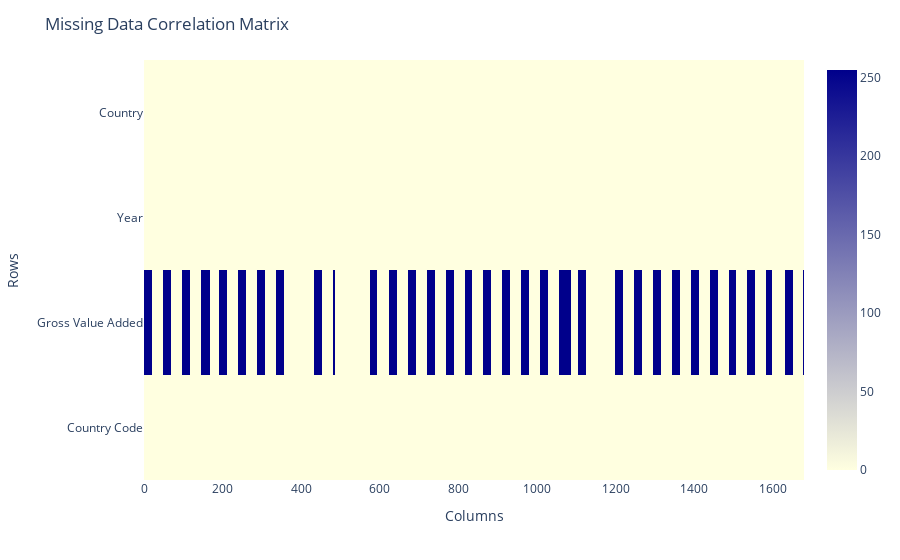

This figure's notebook cell:
### Code cell
import missingno as msno
import plotly.express as px

# Visualize the missing values as a matrix and define a function for later use
def display_missing(dataset):
    # # Convert Period objects to strings if there are any in the dataset (there are none in this dataset but it might e in others)
    dataset = dataset.applymap(lambda x: str(x) if isinstance(x, pd.Period) else x)

    # Visualize the correlation of missing data between columns
    fig = px.imshow(dataset.isnull().T, labels=dict(x="Columns", y="Rows"), color_continuous_scale=["lightyellow", "darkblue"])

    # Set the title of the figure
    fig.update_layout(title="Missing Data Correlation Matrix")

    # Change the position of the x-axis labels
    fig.update_xaxes(side="bottom")

    # Change the x-axis label rotation to 0 degrees
    fig.update_xaxes(tickangle=0)

    # Show the plot
    fig.show()

# Example usage:
display_missing(eustat)

### Figure 1 — Plotly figure (JSON) as saved in the notebook; plotly's stock layout.template omitted (floating-point values rounded to 4 significant figures; data arrays with more than 128 entries replaced by an {"elided": "..."} marker saying what was removed)
{"data": [{"coloraxis": "coloraxis", "hovertemplate": "Columns: %{x}<br>Rows: %{y}<br>color: %{z}<extra></extra>", "name": "0", "type": "heatmap", "x": {"elided": "1680 int values"}, "xaxis": "x", "y": ["Country", "Year", "Gross Value Added", "Country Code"], "yaxis": "y", "z": {"elided": "4x1680 int values"}}], "layout": {"coloraxis": {"colorscale": [[0, "lightyellow"], [1, "darkblue"]]}, "margin": {"t": 60}, "title": {"text": "Missing Data Correlation Matrix"}, "xaxis": {"anchor": "y", "constrain": "domain", "domain": [0, 1], "scaleanchor": "y", "side": "bottom", "tickangle": 0, "title": {"text": "Columns"}}, "yaxis": {"anchor": "x", "autorange": "reversed", "constrain": "domain", "domain": [0, 1], "title": {"text": "Rows"}}}}
